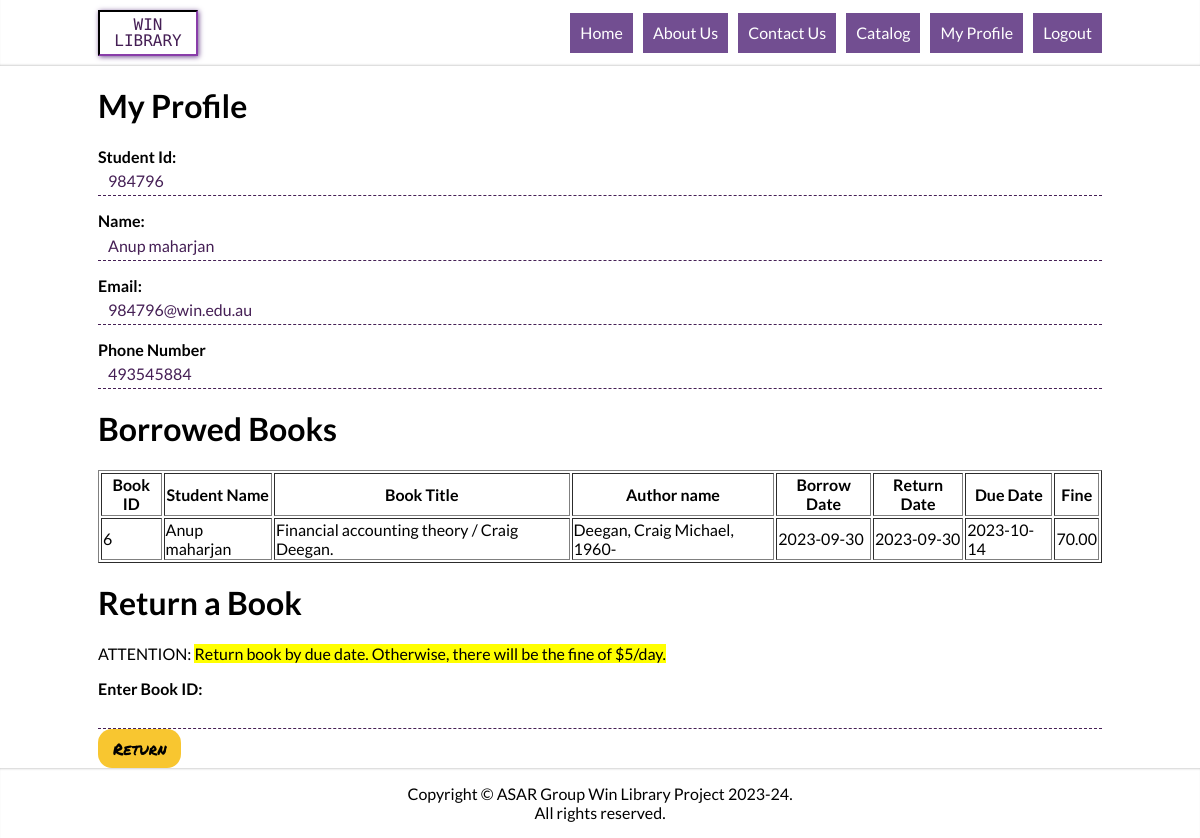
The page /profile.inc.php (signed in) on the database its author committed.
### tables this page shows
CREATE TABLE IF NOT EXISTS `tblmembership` (
  `studentID` int NOT NULL,
  `studentName` varchar(60) NOT NULL,
  `email` varchar(80) NOT NULL,
  `password` varchar(128) NOT NULL,
  `phoneNumber` bigint NOT NULL,
  `photo` varchar(100) DEFAULT NULL,
  PRIMARY KEY (`studentID`),
  UNIQUE KEY `studentID` (`studentID`)
);

CREATE TABLE IF NOT EXISTS `tblborrowbooks` (
  `borrowID` int NOT NULL AUTO_INCREMENT,
  `studentID` int NOT NULL,
  `bookID` int NOT NULL,
  `borrowDate` date NOT NULL,
  `returnDate` date DEFAULT NULL,
  `dueDate` date DEFAULT NULL,
  `Fine` decimal(5,2) DEFAULT NULL,
  PRIMARY KEY (`borrowID`),
  KEY `studentID` (`studentID`),
  KEY `bookID` (`bookID`)
);

CREATE TABLE IF NOT EXISTS `library` (
  `bookID` int NOT NULL AUTO_INCREMENT,
  `Title` varchar(100) NOT NULL,
  `Author name` varchar(100) NOT NULL,
  `Publication` varchar(100) NOT NULL,
  `Edition` varchar(100) NOT NULL,
  `ISBN` varchar(13) NOT NULL,
  `stock` int DEFAULT NULL,
  `availability` varchar(3) DEFAULT NULL,
  PRIMARY KEY (`bookID`)
);

### include/fn/validation.php (called while the page is built, shortened)
<?php
    function showProfile($conn, $sid) {
        $tblName = "tblMembership";
        $sql = "SELECT * from $tblName where studentID = ?;";
        $stmt = mysqli_stmt_init($conn);
        if(!mysqli_stmt_prepare($stmt, $sql)) {
            header("location: member-login.php");
            exit();
        }
        mysqli_stmt_bind_param($stmt, "i", $sid);
        mysqli_stmt_execute($stmt);
        $resultData = mysqli_stmt_get_result($stmt);
        return $resultData;
    }
         function displayBorrowedBook($conn, $studentID) {
            $selectQuery = "SELECT l.*, b.*,m.*
                FROM tblborrowbooks AS b
                JOIN library AS l ON b.bookID = l.bookID
                JOIN tblmembership AS m ON b.studentID = m.studentID where b.studentID = ".$studentID;
                $result = mysqli_query($conn, $selectQuery);
                return $result;
         }

### profile.inc.php (the view, shortened to what this page needs)
<!DOCTYPE html>
<html>
<head>
	<?php require_once 'include/head-block.php' ?>
</head>
<body>
	<div class="main-content">
		<div class="inner-main">
			<?php require_once 'include/header.php' ?>
			<div class="holder">
				<div class="text-wrap">
					<h1><span class="project-title">My Profile</span></h1>
				</div>
				<?php
					require "include/db/config.php";
					require "include/fn/validation.php";
					if (isset($_SESSION["id"])) {
						$sid = $_SESSION["id"];
						echo "<form class='update-form' action='update-membership.php'>";
							$resultData = showProfile($conn, $sid);
							while ($row = mysqli_fetch_assoc($resultData)) {
								echo '
								<div class="input-row">
									<div class="label-wrap">
										<label for="id">Student Id:</label>
									</div>
									<input type="number" id="id" name="id" readonly value="'.$row["studentID"].'">
								</div>
								<div class="input-row">
									<div class="label-wrap">
										<label for="name">Name:</label>
									</div>
									<input type="text" id="name" name="name" readonly value="'.$row["studentName"].'">
								</div>
								<div class="input-row">
									<div class="label-wrap">
										<label for="email">Email:</label>
									</div>
									<input type="email" id="email" name="email" readonly value="'.$row["email"].'">
								</div>
								<div class="input-row">
									<div class="label-wrap">
										<label for="phone">Phone Number</label>
									</div>
									<input type="number" id="phone" name="phone" readonly value="'.$row["phoneNumber"].'">
								</div>
								';
							}
						echo "</form>";
					}
						$studentID = $_SESSION["id"];
						$resultData = displayBorrowedBook($conn, $studentID);
						if (mysqli_num_rows($resultData) > 0) {
							echo "<h1>Borrowed Books</h1>";
							echo "<table border='1'>";
							echo "<tr><th>Book ID</th><th>Student Name</th><th>Book Title</th><th>Author name</th><th>Borrow Date</th><th>Return Date</th><th>Due Date</th><th>Fine</th></tr>";
							while ($row = mysqli_fetch_assoc($resultData)) {
								echo "<tr>";
								echo "<td>" . $row['bookID'] . "</td>";
								echo "<td>" . $row['studentName'] . "</td>";
								echo "<td>" . $row['Title'] . "</td>";
								echo "<td>" . $row['Author name'] . "</td>";
								echo "<td>" . $row['borrowDate'] . "</td>";
								echo "<td>" . $row['returnDate'] . "</td>";
								echo "<td>" . $row['dueDate'] . "</td>";
								echo "<td>" . $row['Fine'] . "</td>";
								echo "</tr>";
							}
							echo "</table>";
							echo "
								<h1>Return a Book</h1>
								<p>ATTENTION: <mark>Return book by due date. Otherwise, there will be the fine of $5/day.</mark></p>
								<form action='include/db/return.inc.php' method='POST'>
									<label for='bookID'>Enter Book ID:</label>
									<input type='text' name='bookID' required>
									<input type='hidden' name='dueDate' value='".date('Y-m-d', strtotime('-2 weeks'))."'>
									<input type='submit' name='btnReturn' value='Return'>
								</form>
							";
						} else {
							echo "<h2>No books are currently borrowed.</h2>";
						}
                ?>
		  	</div>
		</div>
	  <?php require_once 'include/footer.php' ?>
	</div>
</body>
</html>

### css/all.css (style rules this page uses)
* { -webkit-box-sizing: border-box; box-sizing: border-box; }
html, body { height: 100%; }
body { margin: 0; min-width: 320px; min-height: 100vh; background: #fff; color: #000; font: 400 16px/1.2 "Lato", Arial, Helvetica, sans-serif; }
input[type=text], input[type=email], input[type=password], input[type=number] { border: none; border-bottom: 1px dashed #451f55; padding: 10px; font: 400 16px/20px "Lato", Arial, Helvetica, sans-serif; height: 30px; background: none; width: 100%; color: #451f55; outline: none; -webkit-transition: border 400ms ease-in-out; transition: border 400ms ease-in-out; }
input[type=button], button[type=button], input[type=submit], input[type=reset] { background: #f8c630; padding: 10px 15px; border-radius: 14px; font: 16px/1.2 "Permanent Marker", cursive; border: none; cursor: pointer; -webkit-transition: background 400ms ease-in-out; transition: background 400ms ease-in-out; }
.holder { max-width: 1024px; margin: 0 auto; padding: 0 10px; }
form .input-row { margin-bottom: 15px; }
form label { font-weight: 700; }
.main-content { -webkit-transition: opacity 0.5s, -webkit-transform 0.5s; transition: opacity 0.5s, -webkit-transform 0.5s; transition: opacity 0.5s, transform 0.5s; transition: opacity 0.5s, transform 0.5s, -webkit-transform 0.5s; overflow: hidden; width: 100%; height: 100%; display: table; margin: 0 auto; }

### rows shown on the page
tblmembership: id "984796", name "Anup maharjan", email "984796@win.edu.au", phone "493545884"
tblborrowbooks: bookID "6", studentID.studentName "Anup maharjan", bookID.Title "Financial accounting theory / Craig Deegan.", bookID "Deegan, Craig Michael, 1960-", borrowDate "2023-09-30", returnDate "2023-09-30", dueDate "2023-10-14", Fine "70.00"
